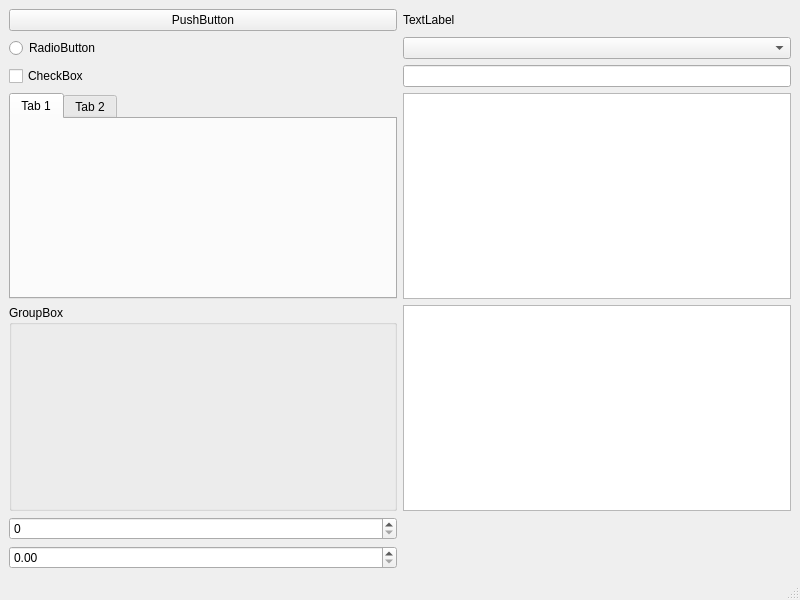
<?xml version="1.0" encoding="UTF-8"?>
<ui version="4.0">
 <class>MainWindow</class>
 <widget class="QMainWindow" name="MainWindow">
  <property name="geometry">
   <rect>
    <x>0</x>
    <y>0</y>
    <width>800</width>
    <height>600</height>
   </rect>
  </property>
  <property name="windowTitle">
   <string>MainWindow</string>
  </property>
  <widget class="QWidget" name="centralwidget">
   <layout class="QGridLayout" name="gridLayout">
    <item row="0" column="0">
     <widget class="QPushButton" name="pushButton">
      <property name="text">
       <string>PushButton</string>
      </property>
     </widget>
    </item>
    <item row="1" column="0">
     <widget class="QRadioButton" name="radioButton">
      <property name="text">
       <string>RadioButton</string>
      </property>
     </widget>
    </item>
    <item row="1" column="2">
     <widget class="QComboBox" name="comboBox"/>
    </item>
    <item row="2" column="0">
     <widget class="QCheckBox" name="checkBox">
      <property name="text">
       <string>CheckBox</string>
      </property>
     </widget>
    </item>
    <item row="2" column="2">
     <widget class="QLineEdit" name="lineEdit"/>
    </item>
    <item row="3" column="0">
     <widget class="QTabWidget" name="tabWidget">
      <widget class="QWidget" name="tab">
       <attribute name="title">
        <string>Tab 1</string>
       </attribute>
      </widget>
      <widget class="QWidget" name="tab_2">
       <attribute name="title">
        <string>Tab 2</string>
       </attribute>
      </widget>
     </widget>
    </item>
    <item row="3" column="2">
     <widget class="QTextEdit" name="textEdit"/>
    </item>
    <item row="4" column="2">
     <widget class="QPlainTextEdit" name="plainTextEdit"/>
    </item>
    <item row="5" column="0">
     <widget class="QSpinBox" name="spinBox"/>
    </item>
    <item row="6" column="0">
     <widget class="QDoubleSpinBox" name="doubleSpinBox"/>
    </item>
    <item row="4" column="0">
     <widget class="QGroupBox" name="groupBox">
      <property name="title">
       <string>GroupBox</string>
      </property>
     </widget>
    </item>
    <item row="0" column="2">
     <widget class="QLabel" name="label">
      <property name="text">
       <string>TextLabel</string>
      </property>
     </widget>
    </item>
   </layout>
  </widget>
  <widget class="QMenuBar" name="menubar">
   <property name="geometry">
    <rect>
     <x>0</x>
     <y>0</y>
     <width>800</width>
     <height>24</height>
    </rect>
   </property>
  </widget>
  <widget class="QStatusBar" name="statusbar"/>
 </widget>
 <resources/>
 <connections/>
</ui>
